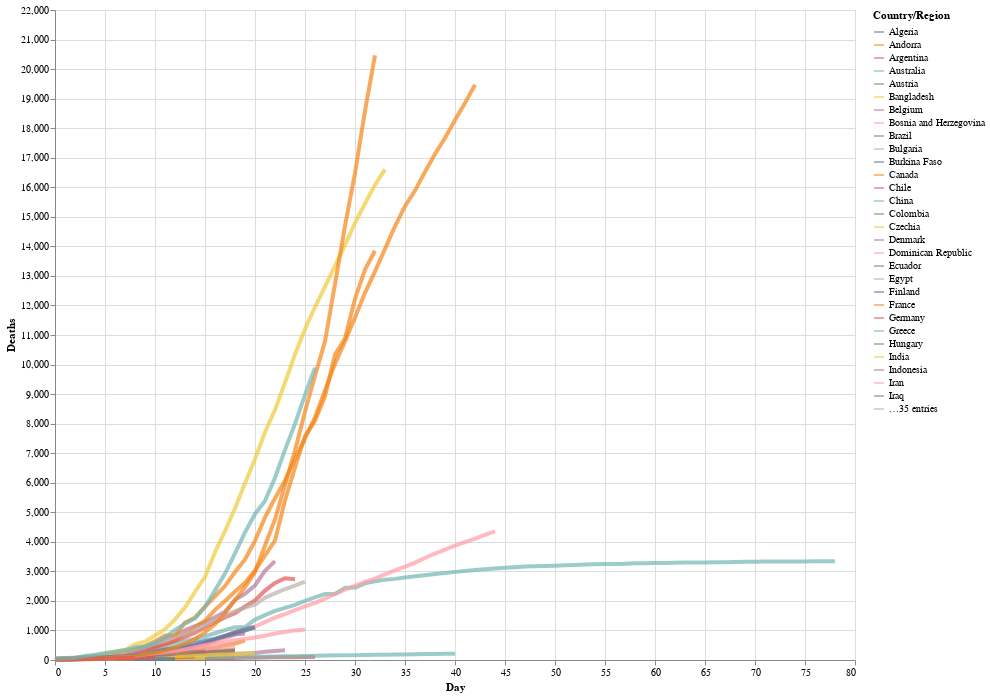

Source (notebook cell):
### Markdown cell above
I can now customize the code to thicken the line width, to alter the opacity, and to make the chart larger:

### Code cell
# altair plot 
alt.Chart(deaths_long).mark_line(strokeWidth=4, opacity=0.7).encode(
    x='Day',
    y='Deaths',
    color='Country/Region'
).properties(
    width=800, height=650
)

### Figure 1 — Vega-Lite specification as saved in the notebook (floating-point values rounded to 4 significant figures; data arrays with more than 128 entries replaced by an {"elided": "..."} marker saying what was removed)
{"config": {"view": {"continuousWidth": 400, "continuousHeight": 300}}, "data": {"name": "data-55a258f94e8b8783e91323a8e7c7adc8"}, "mark": {"type": "line", "opacity": 0.7, "strokeWidth": 4}, "encoding": {"color": {"type": "nominal", "field": "Country/Region"}, "x": {"type": "quantitative", "field": "Day"}, "y": {"type": "quantitative", "field": "Deaths"}}, "height": 650, "width": 800, "$schema": "https://vega.github.io/schema/vega-lite/v4.8.1.json", "datasets": {"data-55a258f94e8b8783e91323a8e7c7adc8": {"elided": "5184 records"}}}
